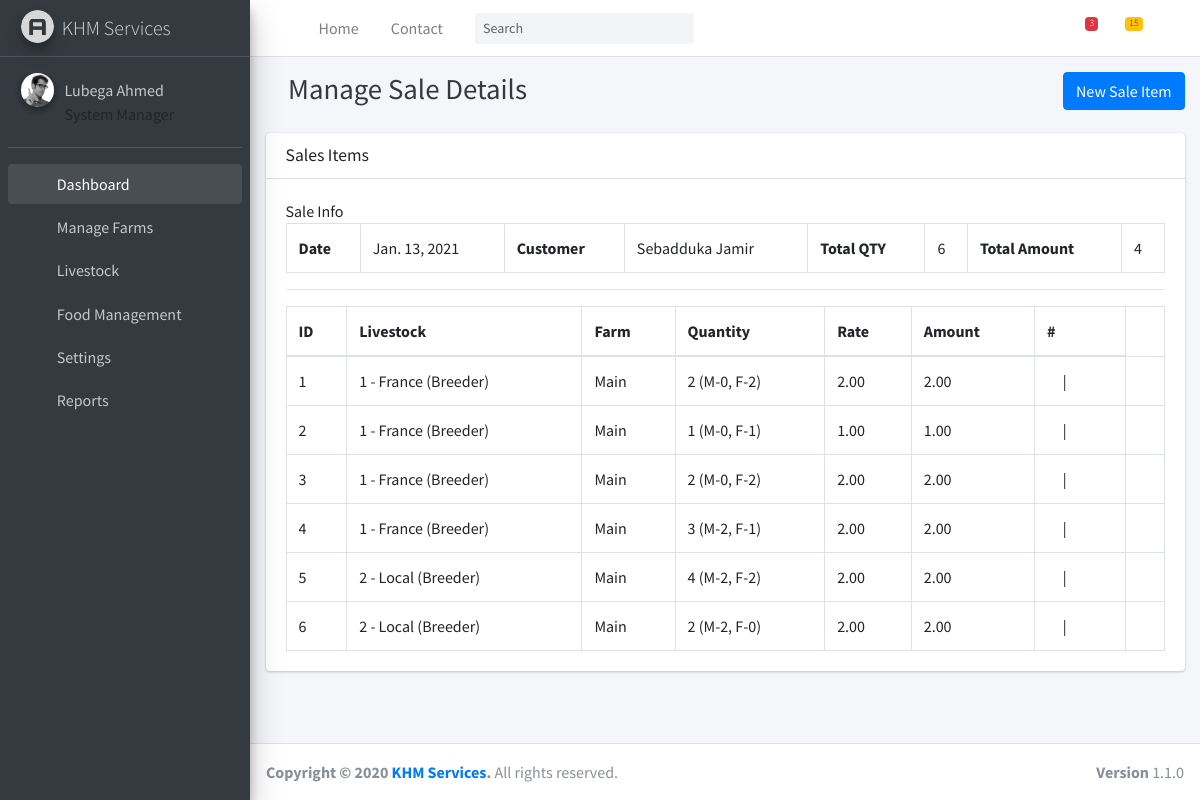
/manage_sale_items/1/, run on the app's committed database.
### cuniculture_app/models/livestocks.py (models this page shows, shortened)
class Sales(models.Model):
    sales_date = models.DateField(auto_now=True)
    client = models.CharField(max_length=50)
    total_quantity = models.IntegerField(blank=True, null=True, default=0)
    total_amount = models.DecimalField(max_digits=6, decimal_places=0,blank=True, null=True, default=0)
    class Meta:
        verbose_name = ("Sales")
        verbose_name_plural = ("Saless")

class SalesDetails(models.Model):
    sale = models.ForeignKey(Sales, on_delete=models.CASCADE)
    farm = models.ForeignKey(Farm, on_delete=models.CASCADE)
    livestock = models.ForeignKey(Livestock, on_delete=models.CASCADE)
    male = models.IntegerField()
    female = models.IntegerField()
    rate = models.DecimalField(max_digits=5, decimal_places=2)
    amount = models.DecimalField(max_digits=5, decimal_places=2)
    class Meta:
        verbose_name = ("SalesDetails")
        verbose_name_plural = ("SalesDetailss")

class Livestock(models.Model):
    status_options = [
        ('Birth', 'Birth'),
        ('Stock', 'Stock')
    ]
    breed_options = [
        ('Breeder', 'Breeder'),
        ('Beef', 'Beef')
    ]
    maturity_options = [
        ('day', 'Day'),
        ('week', 'Week'),
    ]
    livestock_type = models.CharField(max_length=50)
    breed_category = models.CharField(max_length=50, choices=breed_options)
    farm = models.ForeignKey(Farm, on_delete=models.CASCADE)
    male = models.IntegerField()
    female = models.IntegerField()
    maturity = models.IntegerField()
    maturity_period = models.CharField(max_length=15, choices=maturity_options)
    available_stock = models.IntegerField()
    status = models.CharField(max_length=50, choices=status_options)
    stock_date = models.DateField(auto_now=True)
    class Meta:
        verbose_name = ("Livestock")
        verbose_name_plural = ("Livestocks")
    def __str__(self):
        return f"{self.id} - {self.livestock_type} ({self.breed_category})"

### cuniculture_app/models/farms.py (models this page shows)
class Farm(models.Model):
    farm_name = models.CharField(max_length=50)
    location = models.CharField(max_length=50)
    in_charge = models.CharField(max_length=50)
    in_charge_contact = models.CharField(max_length=20)
    def __str__(self):
       return self.farm_name

### cuniculture_app/views/livestock_views.py (the view, shortened to what this page needs)
# urls.py: path('manage_sale_items/<int:sale_id>/', livestock_views.manage_sale_items_view, name='manage_sale_items'),
def manage_sale_items_view(request, sale_id):
    sale = get_sale_record(sale_id)
    sale_item_form = SalesDetailsForm(initial={"sale":sale})
    sale_items = get_sale_items(sale_id)
    context = {
        "sale_items": sale_items,
        "sale_item_form": sale_item_form,
        "sale": sale,
    }
    return render(request, "livestock/manage_sales_details.html", context)

### cuniculture_app/forms/livestock_forms.py
class SalesDetailsForm(ModelForm):
    class Meta:
        model = SalesDetails
        fields = ("sale", "livestock", "farm", "male", "female", "rate", "amount",)
    def __init__(self, *args, **kwargs):
        super(SalesDetailsForm, self).__init__(*args, **kwargs)
        self.fields["sale"].widget = HiddenInput()
        self.helper = FormHelper()

### cuniculture_app/selectors/livestock_selectors.py (called while the page is built)
def get_sale_record(sale_id):
    return Sales.objects.get(pk=sale_id)

def get_sale_items(sale_id):
    return SalesDetails.objects.filter(sale_id=sale_id)

### cuniculture_app/templatetags/filters.py (called while the page is built)
@register.filter
def total_sale_qty_filter(sale_item_id):
    sale_item = SalesDetails.objects.get(pk=sale_item_id)
    quantity = (sale_item.male+sale_item.female)
    return quantity

### cuniculture_app/templates/livestock/manage_sales_details.html (shortened to what this page needs)
{% extends '../base.html' %}
{% load static %}
{% load crispy_forms_tags %}
{% load filters %}
{%block page_title%}
Manage Sale Details
{% endblock%}
{% block right_button%}
<button type="button" class="btn btn-primary" data-toggle="modal" data-target="#modal-add-sale">
    New Sale Item
</button>
{% endblock %}
{% block content %}
<div class="container-fluid">
    <div class="row">
        <div class="col-12">
            <div class="card">
                {%if sale_items%}
                <div class="card-header">
                    <h3 class="card-title">Sales Items</h3>
                </div>
                <div class="card-body">
                    Sale Info
                    <table id="" border="1" cellpadding="5" class="table table-bordered">
                        <tr>
                             <th>Date</th>
                            <td>{{sale.sales_date}}</td>
                            <th>Customer</th>
                            <td>{{sale.client}}</td>
                            <th>Total QTY</th>
                            <td>{{sale.total_quantity}}</td>
                            <th>Total Amount</th>
                            <td>{{sale.total_amount}}</td>
                        </tr>
                    </table>
                    <hr>
                    <table id="sales_items_table" class="table table-bordered table-hover">
                        <thead>
                        <tr>
                            <th>ID</th>
                            <th>Livestock</th>
                            <th>Farm</th>
                            <th>Quantity</th>
                            <th>Rate</th>
                            <th>Amount</th>
                            <th>#</th>
                        </tr>
                        </thead>
                        <tbody>
                        {% for sale in sale_items%}
                        <tr data-id={{sale.id}}>
                            <td>{{sale.id}}</td>
                            <td>{{sale.livestock}}</td>
                            <td>{{sale.farm}}</td>
                            <td>{{sale.id|total_sale_qty_filter}} (M-{{sale.male}}, F-{{sale.female}})</td>
                            <td>{{sale.rate}}</td>
                            <td>{{sale.amount}}</td>
                            <td>
                                <a href="{% url 'edit_death' sale.id %}" style="color:inherit">
                                    <i class="fa fa-edit"></i>
                                </a> |
                                <a href="{% url 'delete_death' sale.id %}" style="color: inherit">
                                    <i class="fa fa-trash" onclick="return 'Do you want to delete this record?'"></i>
                                </a>
                            <td>
                        </tr>
                        {% endfor %}
                        </tbody>
                    </table>
                </div>
                {%else%}
                <div class="card-body">
                    <h4>No Sale Item available</h4>
                </div>
                {%endif%}
            </div>
        </div>
    </div>
</div>
{% endblock content %}

### data on the page
Sales: sales_date "Jan. 13, 2021", client "Sebadduka Jamir", total_quantity "6", total_amount "4"
SalesDetails: id "1", livestock "1 - France (Breeder)", farm "Main", id|total_sale_qty_filter "2", male "0", female "2", rate "2.00", amount "2.00"
SalesDetails: id "2", livestock "1 - France (Breeder)", farm "Main", id|total_sale_qty_filter "1", male "0", female "1", rate "1.00", amount "1.00"
SalesDetails: id "3", livestock "1 - France (Breeder)", farm "Main", id|total_sale_qty_filter "2", male "0", female "2", rate "2.00", amount "2.00"
SalesDetails: id "4", livestock "1 - France (Breeder)", farm "Main", id|total_sale_qty_filter "3", male "2", female "1", rate "2.00", amount "2.00"
SalesDetails: id "5", livestock "2 - Local (Breeder)", farm "Main", id|total_sale_qty_filter "4", male "2", female "2", rate "2.00", amount "2.00"
SalesDetails: id "6", livestock "2 - Local (Breeder)", farm "Main", id|total_sale_qty_filter "2", male "2", female "0", rate "2.00", amount "2.00"
